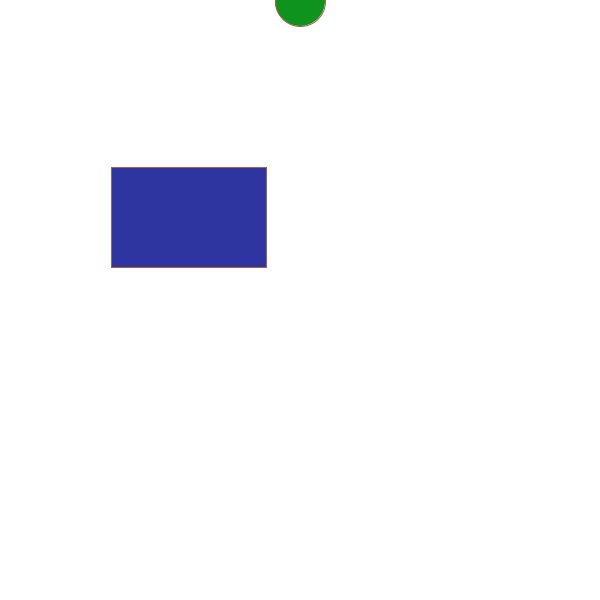
Frame 1 (no input)
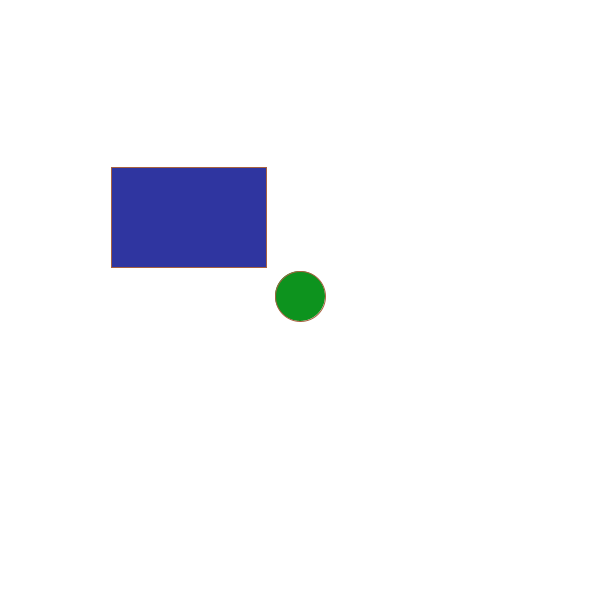
Frame 60 (the mouse pressed at the canvas centre just before this capture)
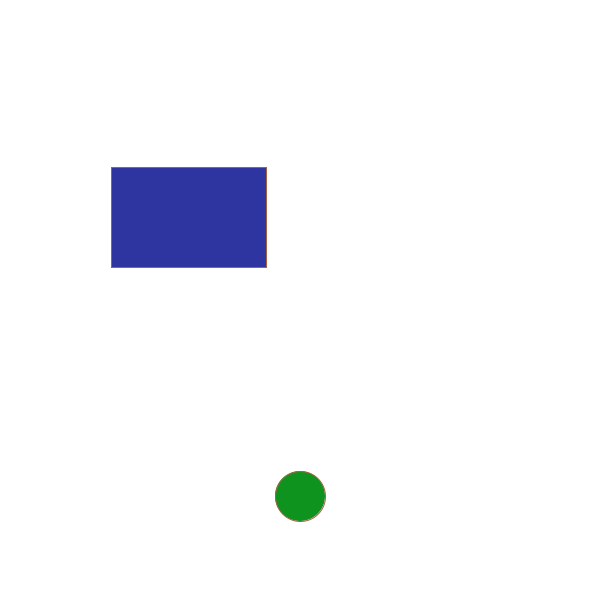
Frame 120 (the mouse held since frame 60 and released just before this capture)

The Processing sketch that drew these frames (run headless with seeded random() and noise(); from frame 60 on, the mouse is pressed at the canvas centre):

// Processing sketch: flappy_bird
// ── flappy_bird.pde
int x = 300;
  int y = 1;
   int birdYVelocity = 5;
   int gravity = 1;
   void mousePressed(){
    y=y - 100;
   }
void setup(){
  size(600,600);
}
void draw(){
  background(255,255,255);
  fill(#0D931E);
  stroke(#A76140);
  ellipse(x,y,50,50);
  fill(#2F35A0);
  rect(111,167,155,100);
  
  y=y+birdYVelocity;

}
